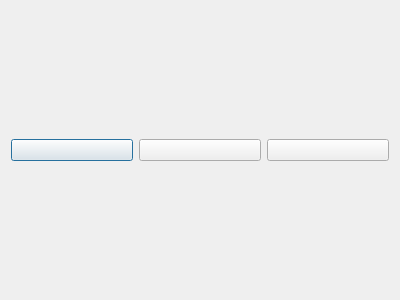
<?xml version="1.0" encoding="UTF-8"?>
<ui version="4.0">
 <class>SelectGameType</class>
 <widget class="QDialog" name="SelectGameType">
  <property name="windowModality">
   <enum>Qt::ApplicationModal</enum>
  </property>
  <property name="geometry">
   <rect>
    <x>0</x>
    <y>0</y>
    <width>400</width>
    <height>300</height>
   </rect>
  </property>
  <property name="windowTitle">
   <string>Select the mode of game</string>
  </property>
  <property name="modal">
   <bool>true</bool>
  </property>
  <layout class="QHBoxLayout" name="horizontalLayout_2">
   <item>
    <layout class="QHBoxLayout" name="horizontalLayout">
     <item>
      <layout class="QVBoxLayout" name="verticalLayout">
       <item>
        <widget class="QPushButton" name="PlayerVSIA">
         <property name="text">
          <string/>
         </property>
        </widget>
       </item>
      </layout>
     </item>
     <item>
      <layout class="QVBoxLayout" name="verticalLayout_2">
       <item>
        <widget class="QPushButton" name="IAVSIA">
         <property name="text">
          <string/>
         </property>
        </widget>
       </item>
      </layout>
     </item>
     <item>
      <layout class="QVBoxLayout" name="verticalLayout_3">
       <item>
        <widget class="QPushButton" name="PlayerVSPlayer">
         <property name="text">
          <string/>
         </property>
        </widget>
       </item>
      </layout>
     </item>
    </layout>
   </item>
  </layout>
 </widget>
 <resources/>
 <connections/>
</ui>
